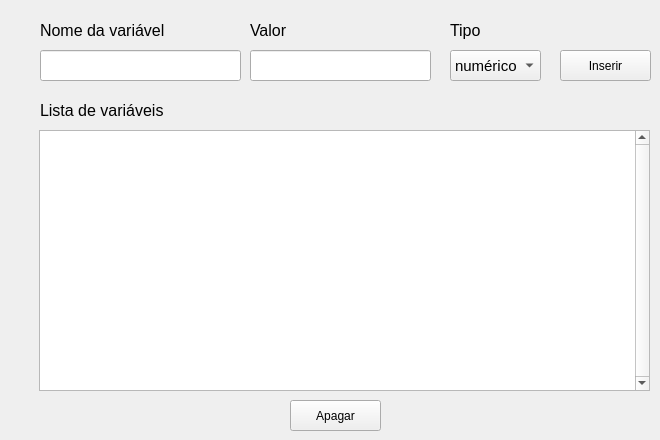
      <widget class="QWidget" name="tab_9">
       <attribute name="title">
        <string>Variáveis livres</string>
       </attribute>
       <widget class="QLabel" name="conf_valor_label">
        <property name="geometry">
         <rect>
          <x>250</x>
          <y>20</y>
          <width>161</width>
          <height>21</height>
         </rect>
        </property>
        <property name="font">
         <font>
          <pointsize>12</pointsize>
         </font>
        </property>
        <property name="text">
         <string>Valor</string>
        </property>
       </widget>
       <widget class="QLineEdit" name="conf_var_edit">
        <property name="geometry">
         <rect>
          <x>40</x>
          <y>50</y>
          <width>201</width>
          <height>31</height>
         </rect>
        </property>
       </widget>
       <widget class="QLineEdit" name="conf_valor_edit">
        <property name="geometry">
         <rect>
          <x>250</x>
          <y>50</y>
          <width>181</width>
          <height>31</height>
         </rect>
        </property>
       </widget>
       <widget class="QLabel" name="conf_var_label">
        <property name="geometry">
         <rect>
          <x>40</x>
          <y>20</y>
          <width>161</width>
          <height>21</height>
         </rect>
        </property>
        <property name="font">
         <font>
          <pointsize>12</pointsize>
         </font>
        </property>
        <property name="text">
         <string>Nome da variável</string>
        </property>
       </widget>
       <widget class="QPushButton" name="conf_inserir_bt">
        <property name="geometry">
         <rect>
          <x>560</x>
          <y>50</y>
          <width>91</width>
          <height>31</height>
         </rect>
        </property>
        <property name="text">
         <string>Inserir</string>
        </property>
       </widget>
       <widget class="QLabel" name="conf_lista_label">
        <property name="geometry">
         <rect>
          <x>40</x>
          <y>100</y>
          <width>151</width>
          <height>21</height>
         </rect>
        </property>
        <property name="font">
         <font>
          <pointsize>12</pointsize>
         </font>
        </property>
        <property name="text">
         <string>Lista de variáveis</string>
        </property>
       </widget>
       <widget class="QListWidget" name="conf_lista_lwid">
        <property name="geometry">
         <rect>
          <x>39</x>
          <y>130</y>
          <width>611</width>
          <height>261</height>
         </rect>
        </property>
        <property name="verticalScrollBarPolicy">
         <enum>Qt::ScrollBarAlwaysOn</enum>
        </property>
       </widget>
       <widget class="QPushButton" name="conf_apagar_bt">
        <property name="geometry">
         <rect>
          <x>290</x>
          <y>400</y>
          <width>91</width>
          <height>31</height>
         </rect>
        </property>
        <property name="text">
         <string>Apagar</string>
        </property>
       </widget>
       <widget class="QComboBox" name="conf_tipo_cbox">
        <property name="geometry">
         <rect>
          <x>450</x>
          <y>50</y>
          <width>91</width>
          <height>31</height>
         </rect>
        </property>
        <property name="font">
         <font>
          <pointsize>11</pointsize>
         </font>
        </property>
        <item>
         <property name="text">
          <string>numérico</string>
         </property>
        </item>
        <item>
         <property name="text">
          <string>textual</string>
         </property>
        </item>
       </widget>
       <widget class="QLabel" name="conf_tipo_label">
        <property name="geometry">
         <rect>
          <x>450</x>
          <y>20</y>
          <width>61</width>
          <height>21</height>
         </rect>
        </property>
        <property name="font">
         <font>
          <pointsize>12</pointsize>
         </font>
        </property>
        <property name="text">
         <string>Tipo</string>
        </property>
       </widget>
      </widget>
